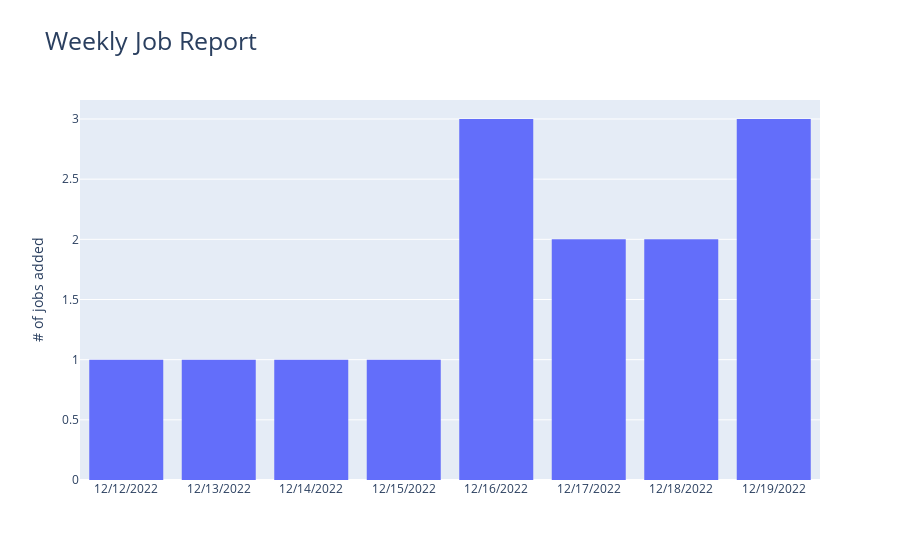

The notebook cell saved with this chart:
### Code cell
weekly_report = job_report.loc[(job_report['inserted_at'] >= format_week_ago) & (job_report['inserted_at'] <= format_today)]
fig = px.histogram(
    weekly_report, 
    x='inserted_at', 
    nbins=20, 
    title='Weekly Job Report',
#     needed to remove unnecessary date label
    hover_data={
        'inserted_at':''
    }
).update_layout(yaxis_title='# of jobs added', title_font_size=25, xaxis_title='')
# Disables zoom
fig.update_xaxes(fixedrange=True)

fig.show()

# app = dp.App(dp.Plot(plot1), dp.DataTable(df))
# app.upload(name="My example app")

### Figure 1 — Plotly figure (JSON) as saved in the notebook; plotly's stock layout.template omitted (floating-point values rounded to 4 significant figures)
{"data": [{"alignmentgroup": "True", "bingroup": "x", "hovertemplate": "count=%{y}<extra></extra>", "legendgroup": "", "marker": {"color": "#636efa", "pattern": {"shape": ""}}, "name": "", "nbinsx": 20, "offsetgroup": "", "orientation": "v", "showlegend": false, "type": "histogram", "x": ["12/12/2022", "12/13/2022", "12/14/2022", "12/15/2022", "12/16/2022", "12/16/2022", "12/16/2022", "12/17/2022", "12/17/2022", "12/18/2022", "12/18/2022", "12/19/2022", "12/19/2022", "12/19/2022"], "xaxis": "x", "yaxis": "y"}], "layout": {"barmode": "relative", "legend": {"tracegroupgap": 0}, "title": {"font": {"size": 25}, "text": "Weekly Job Report"}, "xaxis": {"anchor": "y", "domain": [0, 1], "fixedrange": true, "title": {"text": ""}}, "yaxis": {"anchor": "x", "domain": [0, 1], "title": {"text": "# of jobs added"}}}}
